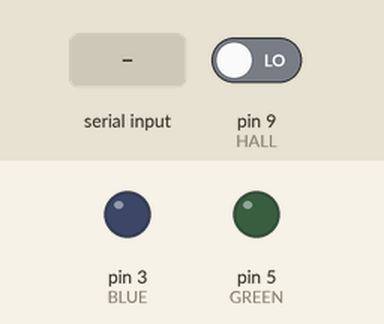
Simulated run of this sketch. Board: Arduino Uno, built with avr-gcc and run on an emulated ATmega328P. On the bench: output pins drawn as LEDs (lit = HIGH). Inputs (shaded band) come from the test bench; at power-on: pin 9 (HALL) LOW.

Above: at 1.2 s.
1.3 s: "A" received over Serial
At 2.3 s:
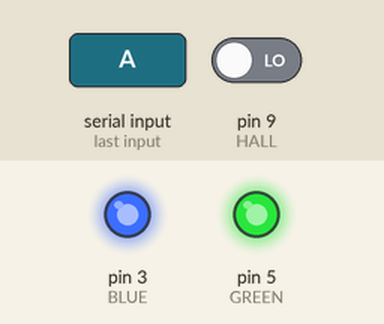
2.8 s: pin 9 (HALL) driven HIGH
At 3.4 s:
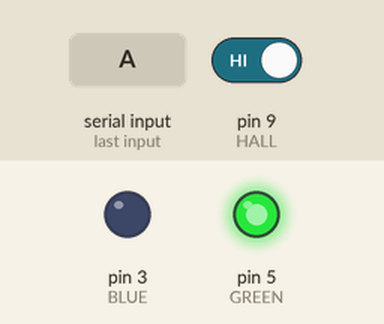
4.3 s: pin 9 (HALL) driven LOW
At 4.6 s:
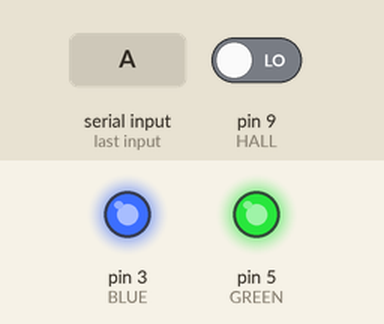
5.8 s: "MODE 1\n" received over Serial
At 7.0 s:
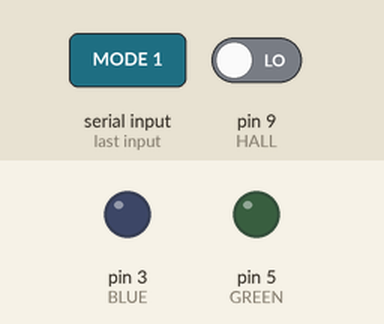
Timing chart, 0 to 8.3 s (numbered marks = the images above; inputs shaded):
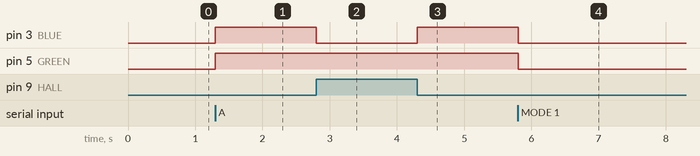

Measured:
- after the input at 1.3 s, pin 3 (BLUE), pin 5 (GREEN): LOW → HIGH at once
- after the input at 2.8 s, pin 3 (BLUE): HIGH → LOW at once
- after the input at 4.3 s, pin 3 (BLUE): LOW → HIGH at once
- after the input at 5.8 s, pin 3 (BLUE), pin 5 (GREEN): HIGH → LOW at once

The sketch:

CarSeat_w_BT.ino
```cpp
  #define BLUE 3
  #define GREEN 5
  #define HALL 9

  char data_from_pi;
  int mode = 0;
  int value = 0;
  int flag = 0;

void setup()
{
  Serial.begin(9600);
  pinMode(HALL, INPUT);
  pinMode(GREEN, OUTPUT);  //GREEN
  pinMode(BLUE, OUTPUT);  //BLUE


  digitalWrite(BLUE, LOW);
  digitalWrite(GREEN, LOW);

}

void turnBlue()
{
  digitalWrite(BLUE, HIGH);
  digitalWrite(GREEN, HIGH);
}

void turnGreen()
{
  digitalWrite(BLUE, LOW);
  digitalWrite(GREEN, HIGH);
}

void lightsOff()
{
  digitalWrite(BLUE, LOW);
  digitalWrite(GREEN, LOW);
}


void loop()
{
  value = digitalRead(HALL);
  if (Serial.available() > 0)
  {
    data_from_pi = Serial.read();
    //Serial.println(data_from_pi);
    if (data_from_pi == 'A'){          //pi sends 'A' to turn on
      //Serial.println("MODE 1");
      //turnBlue();
      mode = 1;
    }

    else if (data_from_pi == 'D')    //pi sends D to turn off ligthts
      {
        lightsOff();
        mode = 0;
      }
  }

  //COUPLING
  if (value == 1 && mode == 1)
  {
    turnGreen();
  }


  //UNCOUPLING
  if (value == 0 && mode == 1)
  {
    turnBlue();
  }
}
```
